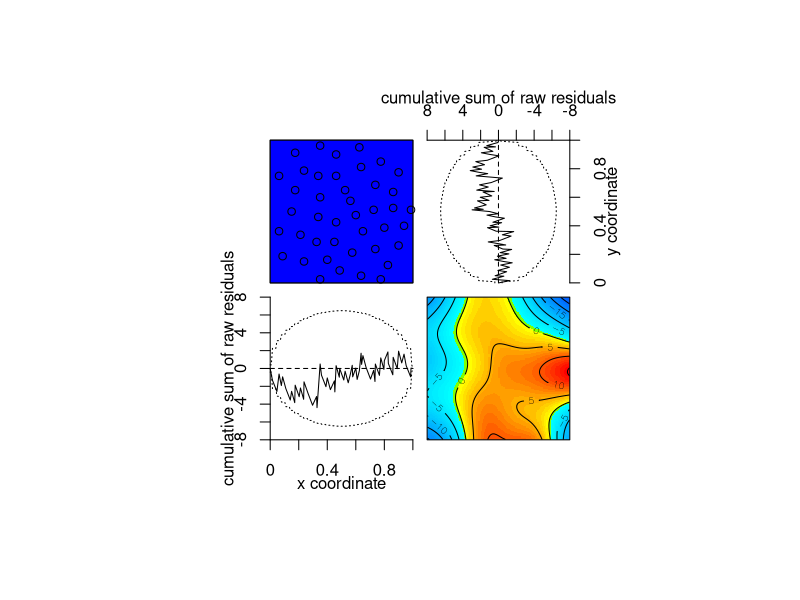
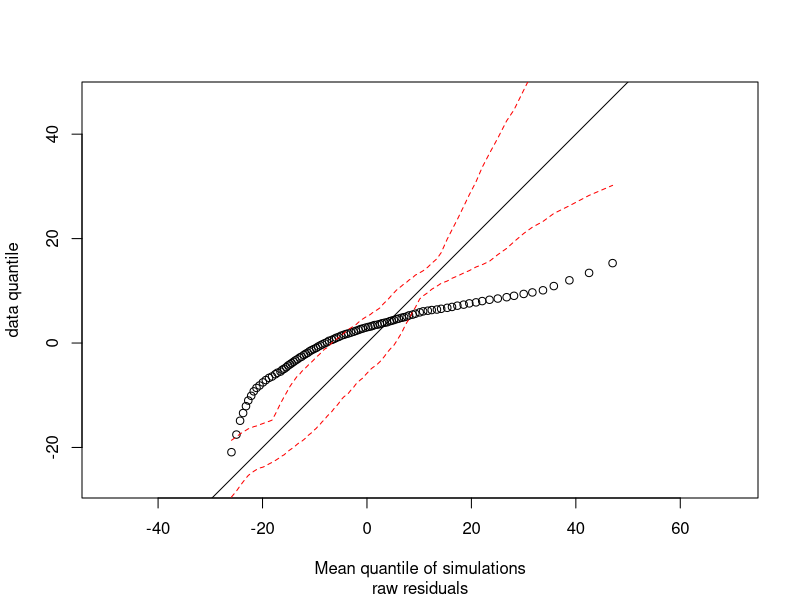
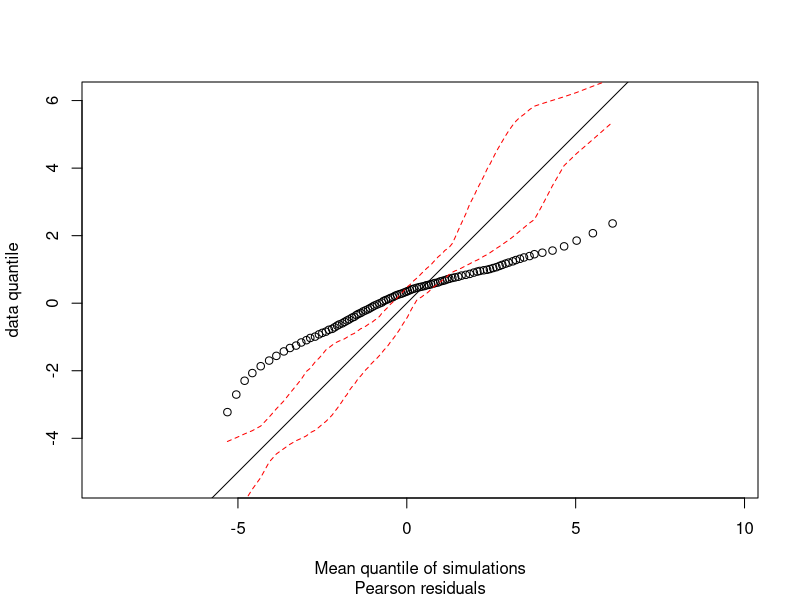
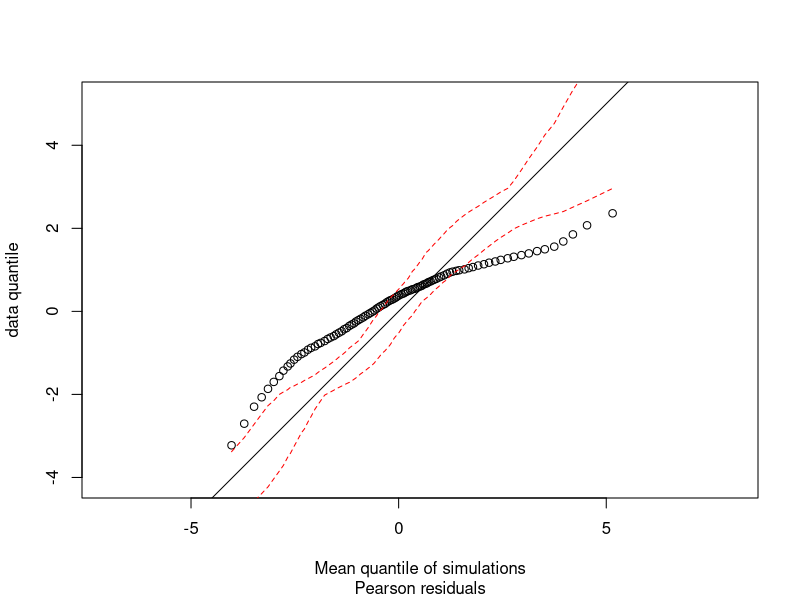
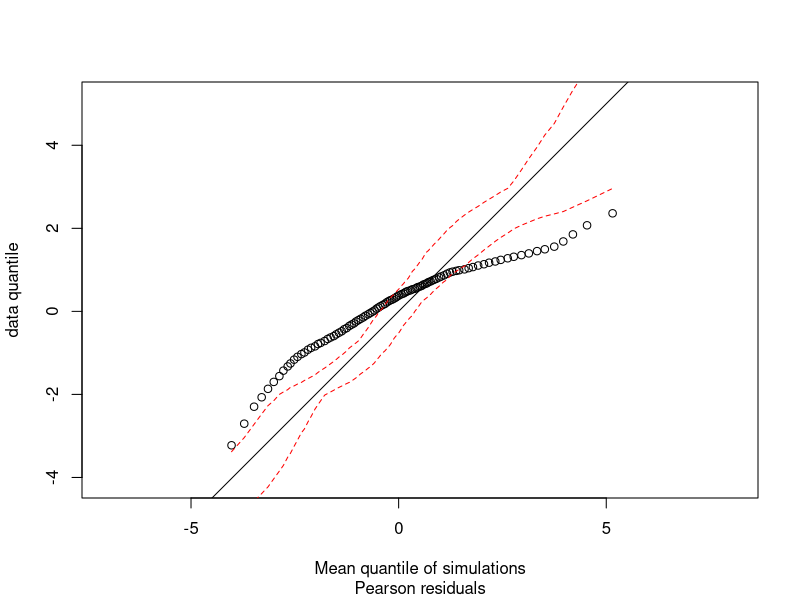
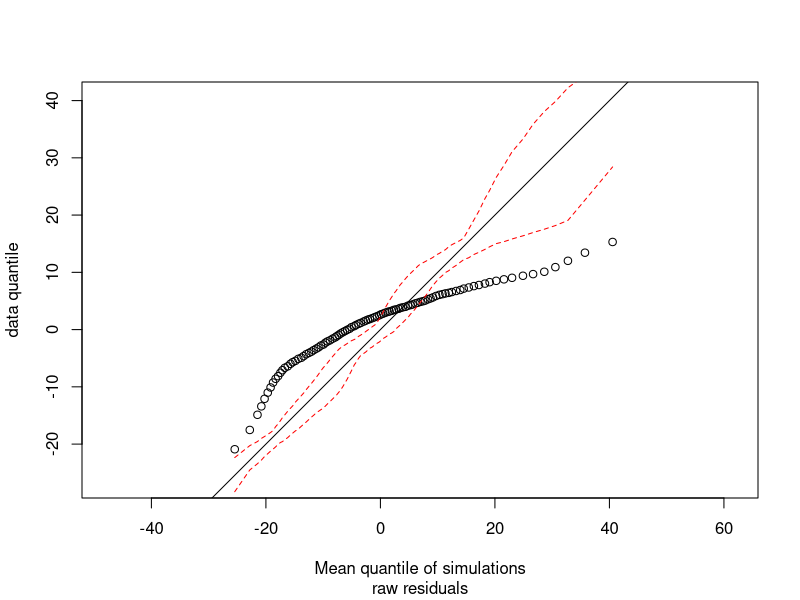
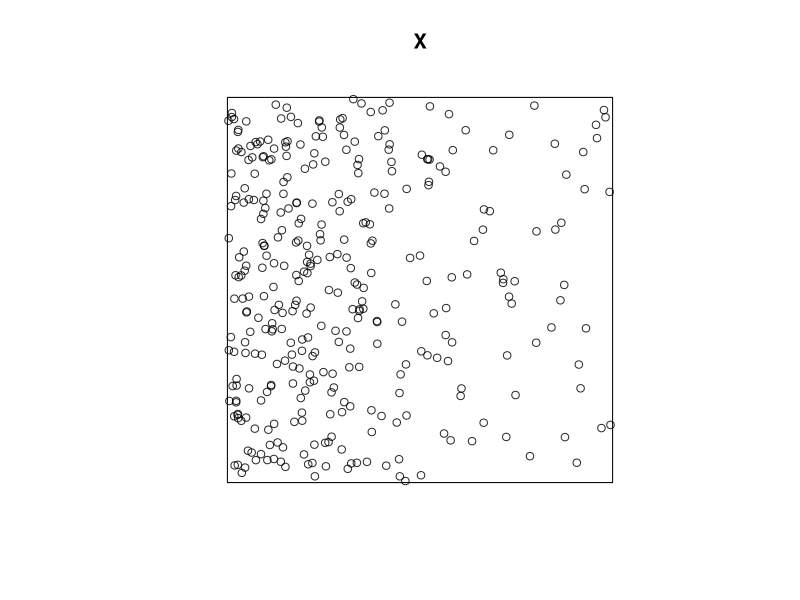
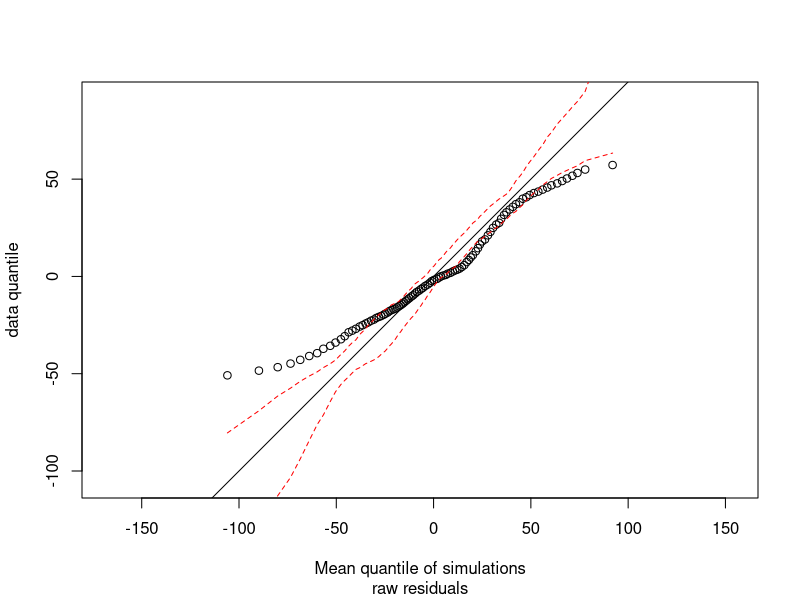

R code for these plots, in order:
library(spatstat)


### Name: qqplot.ppm
### Title: Q-Q Plot of Residuals from Fitted Point Process Model
### Aliases: qqplot.ppm
### Keywords: spatial models hplot

### ** Examples

    data(cells)

    fit <- ppm(cells, ~1, Poisson())
    diagnose.ppm(fit)  # no suggestion of departure from stationarity
    ## Not run: qqplot.ppm(fit, 80)  # strong evidence of non-Poisson interaction
    ## Don't show: 
qqplot.ppm(fit, 4)
## End(Don't show)

    ## Not run: 
##D      diagnose.ppm(fit, type="pearson")  
##D      qqplot.ppm(fit, type="pearson")
##D     
## End(Not run)
    ## Don't show: 
qqplot.ppm(fit, 4, type="pearson")
## End(Don't show)

    ###########################################
    ## oops, I need the plot coordinates
    mypreciousdata <- .Last.value
    ## Not run: mypreciousdata <- qqplot.ppm(fit, type="pearson")
    ## Don't show: 
mypreciousdata <- qqplot.ppm(fit, 4, type="pearson")
## End(Don't show)
    plot(mypreciousdata)

    ######################################################
    # Q-Q plots based on fixed n
    # The above QQ plots used simulations from the (fitted) Poisson process.
    # But I want to simulate conditional on n, instead of Poisson
    # Do this by setting rmhcontrol(p=1)
    fixit <- list(p=1)
    ## Not run: qqplot.ppm(fit, 100, control=fixit)
    ## Don't show: 
qqplot.ppm(fit, 4, control=fixit)
## End(Don't show)

    ######################################################
    # Inhomogeneous Poisson data
    X <- rpoispp(function(x,y){1000 * exp(-3*x)}, 1000)
    plot(X)
    # Inhomogeneous Poisson model
    fit <- ppm(X, ~x, Poisson())
    ## Not run: qqplot.ppm(fit, 100)
    ## Don't show: 
qqplot.ppm(fit, 4)
## End(Don't show)
    # conclusion: fitted inhomogeneous Poisson model looks OK

    ######################################################
    # Advanced use of 'expr' argument
    # 
    # set the initial conditions in Metropolis-Hastings algorithm
    # 
    expr <- expression(rmh(fit, start=list(n.start=42), verbose=FALSE))
    ## Not run: qqplot.ppm(fit, 100, expr)
    ## Don't show: 
qqplot.ppm(fit, 4, expr)
## End(Don't show)
